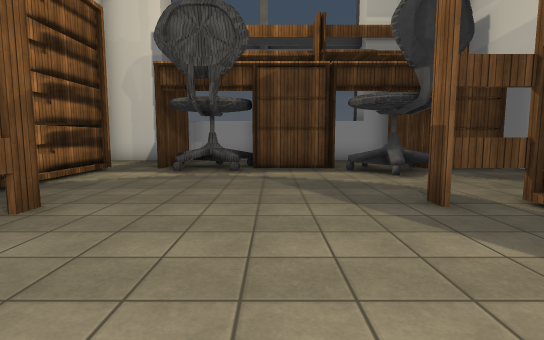
View 1 (above)

17 first-person views from a walk through a scene from a Unity 3-D project. The camera is 1.4 m above the floor, tilts 6° down and sees 80° across. The floor is counted in squares, 1.64 m on a side. Each view is taken from the middle of a square. On the plan, view 1 faces up. The plan holds only what a view shows up to about 11 squares ahead; the rest is blank. The place goes on beyond the plan. The player is left out. Some surface patterns are stand-ins.

View 2
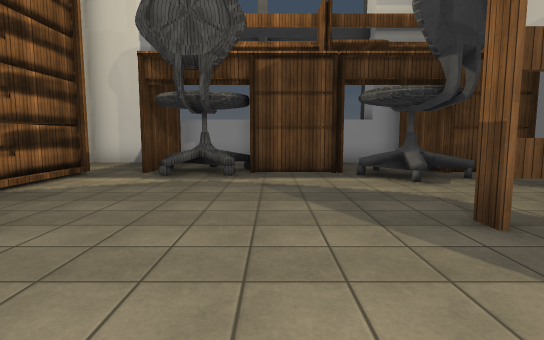

View 3
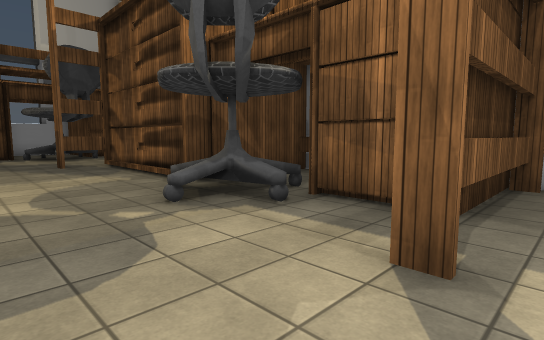

View 4
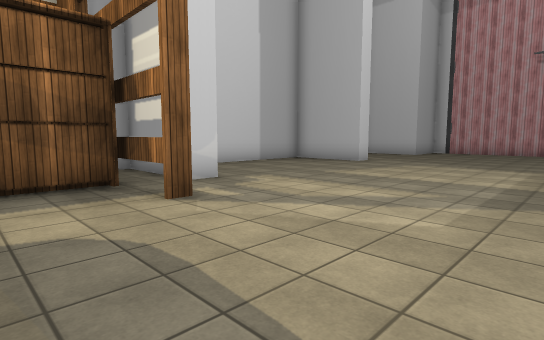

View 5
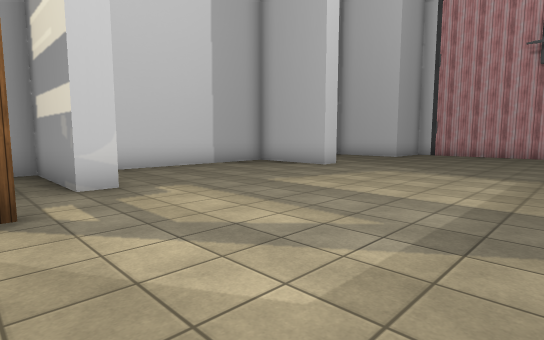

View 6
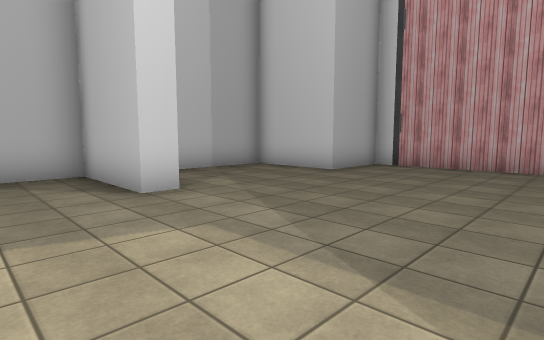

View 7
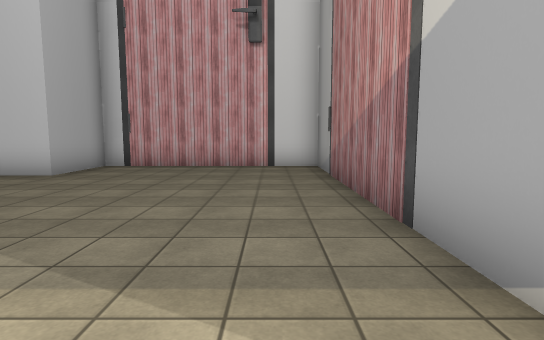

View 8
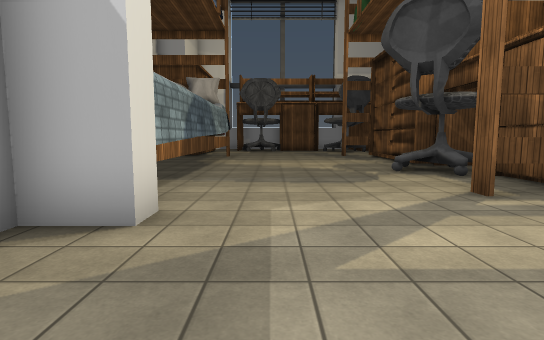

View 9
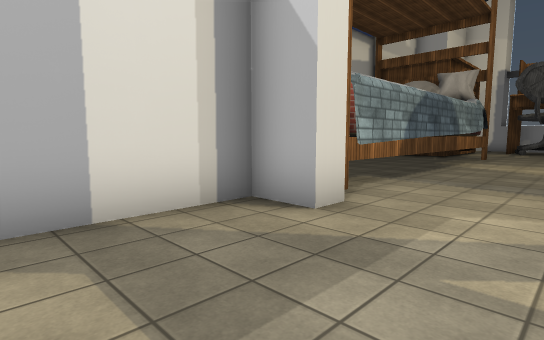

View 10
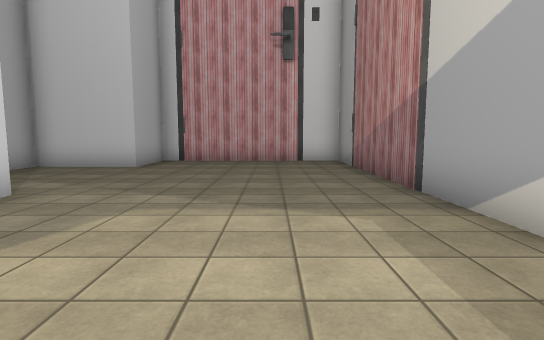

View 11
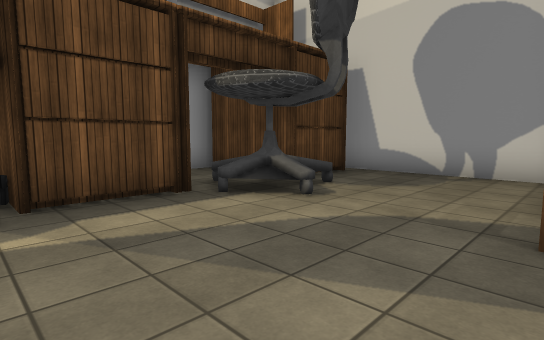

View 12
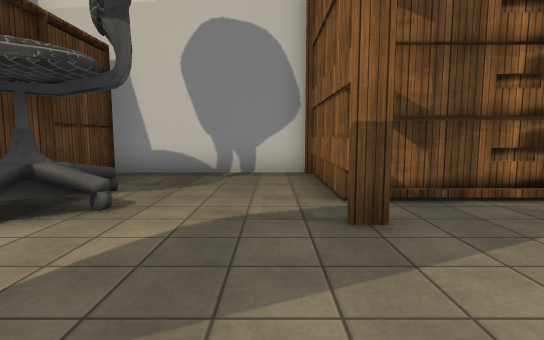

View 13
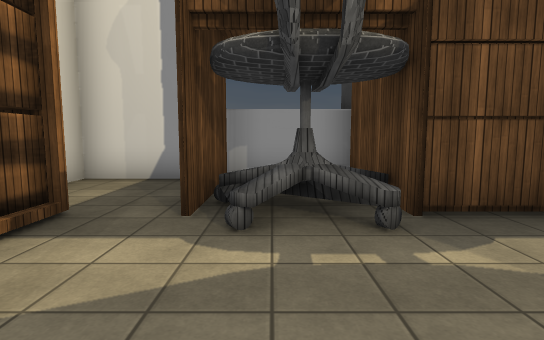

View 14
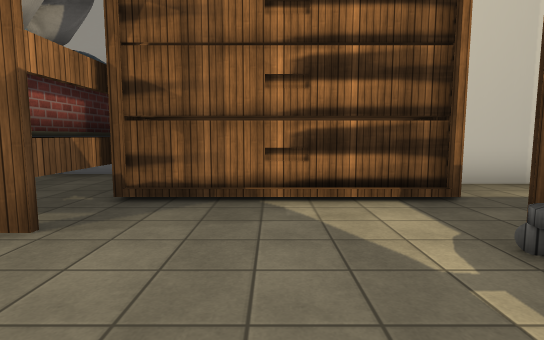

View 15
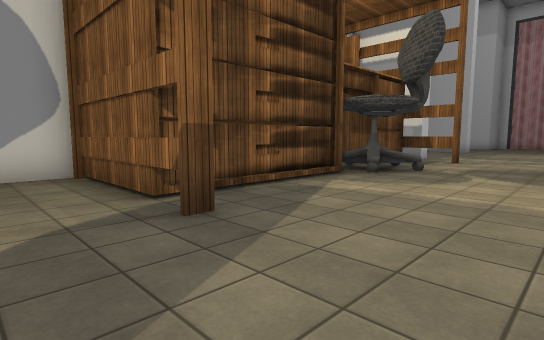

View 16
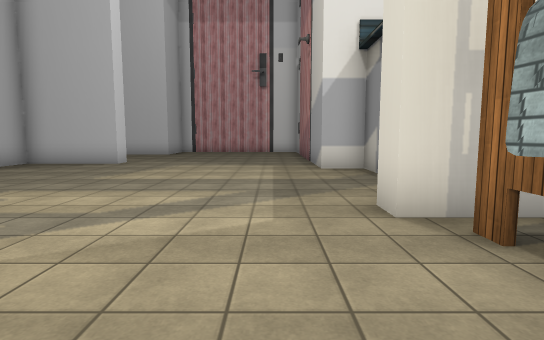

View 17
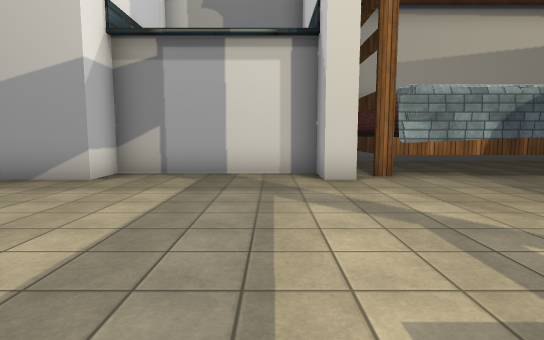

### Floor plan
Key: @ floor where view 1 was taken; # wall or solid block; x gap in a wall; . main floor; : floor 0.75 m higher than the main floor; C chair; O other object.
Columns run from 6 left of view 1 to 7 right of it. Each row starts with its distance up from view 1.
 12 ###########
 11 #..O  OOO OOO
 10 #..O..OOO.O.O
  9 #..OCCOOO.OOO#
  8 ##...C..:OO..#
  7  #...........#
  6  #...........#
  5  #...........#
  4  #.......x####
  3  ###......#
  2    #......#
  1    #......#
  0    #..@...#
 -1    #.....OOO#
 -2    #.... OO
 -3    #.....#O#
 -4    #......O#
 -5 ####....######
 -6   ...........#
 -7   ##......####
 -8   #..........#
 -9   #..........#
-10   #..........#
-11   #..........#
-12   ##.........#
-13    #......####
-14    #........ #
-15    #.........#
-16    #.........#
-17    #.........#
-18    #......####
-19    #......#
-20    #......#
-21    ########

Where each view was taken, in squares from view 1:
view 1: 0 up, 0 right, facing up
view 2: 1 up, 0 right, facing up
view 3: 6 down, 0 right, facing up-right
view 4: 3 down, 2 left, facing down-right
view 5: 5 down, 2 left, facing down-right
view 6: 11 down, 1 left, facing down-right
view 7: 11 down, 1 left, facing down
view 8: 10 down, 1 left, facing up
view 9: 10 down, 0 right, facing up-left
view 10: 9 down, 0 right, facing down
view 11: 4 up, 1 left, facing up-right
view 12: 5 up, 1 left, facing right
view 13: 5 up, 2 left, facing up
view 14: 6 up, 0 right, facing left
view 15: 6 up, 1 left, facing down-right
view 16: 3 down, 1 left, facing down
view 17: 8 down, 4 right, facing left
